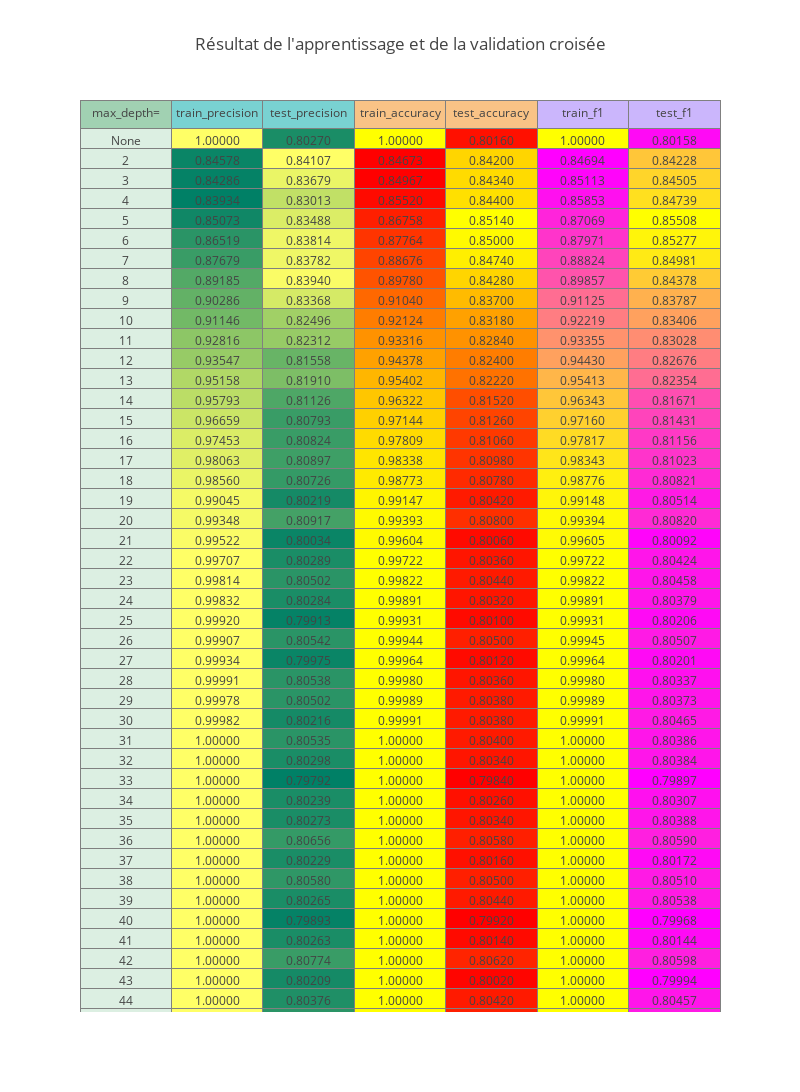

Notebook cell for this chart:
### Markdown cell above
#### 3.2 - Entrainement de l'arbre de décision et visualisation des résultats

### Code cell
from sklearn import tree
from sklearn import preprocessing
from sklearn.model_selection import StratifiedKFold
from sklearn.model_selection import GridSearchCV
import matplotlib.pyplot as plt
import matplotlib.cm as cm
from plotly.offline import init_notebook_mode, iplot
import plotly.graph_objs as go
from matplotlib import colors

# Make plotly work in JupyterNotebook
init_notebook_mode(connected=True)

def train(feature_vector, y_label_encoded, max_depths, nb_folds):
    
    """
    Entraine l'arbre de décision et effectue une validation croisée
    de type stratified k fold pour chaque profondeur maximale spécifiée.
    
    Args:
        feature_vector:  Le vecteur contenant les primitives.
        y_label_encoded: Une liste contenant les classes des observation encodé avec le style "label"
        max_depths:      Une liste des profondeurs maximales de l'arbre.
        nb_folds:        Le nombre de folds à faire lors de la validation.    
    
    Returns:
        The tuple (cv_results_, best test accuracy, best max depth)
    """
    
    # Les profondeurs maximale a tester
    parameters = {"max_depth": max_depths}
    
    model = tree.DecisionTreeClassifier()
    
    # Stratégie de validation croisée : Stratified K Fold
    stratKFold = StratifiedKFold(n_splits=NB_FOLDS, shuffle=True)
    
    grid_search = GridSearchCV(
        model,
        parameters,
        return_train_score=True,
        cv=stratKFold,
        scoring=["precision", "accuracy", "f1"],
        refit="accuracy"
    )
    
    grid_search.fit(feature_vector, y_label_encoded)
    best_accuracy = grid_search.best_score_
    
    return (grid_search.cv_results_, best_accuracy, grid_search.best_params_['max_depth'])


def min_max_normalize(data):
    
    """
    Effectuez une normalisation min-max, qui normalise les données entre 0 et 1, 
    sur l'ensemble de données donné.
    
    Args:
        data: The dataset to normalize      
    Returns:
        The normalized dataset
    """
    data_min = min(data)
    data_max = max(data)
    diff = data_max-data_min
    return [(x-data_min)/(diff) for x in data]


def generate_colormap(data, colormap_name):
    
    """
    Générez une palette de couleurs à l'aide de matplotlib de manière à correspondre au jeu de données.
    
    Args:
        data:          The dataset for which the colormap is generated
        colormap_name: The name of the matplotlib colormap to use      
    Returns:
        The generated colormap
    """
    colormap = cm.get_cmap(colormap_name, len(data))
    norm_values = min_max_normalize(data)
    values_colors = []
    
    for value in norm_values:
        values_colors.append(colors.rgb2hex(colormap(value)))
    
    return values_colors

# TODO: Move the NB_FOLDS constant nearer to the constant for the number of loaded images
NB_FOLDS = 10

# Label encode les labels
labelEncoder = preprocessing.LabelEncoder()    
y_label_encoded = labelEncoder.fit_transform(Y)

# Génère des profondeur de 2 à 50
max_depths = [None, *range(2, 51)]

# Entrainement de l'arbre
results, best_accuracy, best_max_depth = train(feature_vector, y_label_encoded, max_depths, NB_FOLDS)

# Affichage des résultats de l'entrainement dans un tableau
columnLabels = [
    "max_depth=",
    "train_precision",
    "test_precision",
    "train_accuracy",
    "test_accuracy",
    "train_f1",
    "test_f1",
]
columnColormapNames = [
    "summer",
    "summer",
    "autumn",
    "autumn",
    "spring",
    "spring"
]
cellText = []
cellColors = ['#dcefe2']

# Les donnees de la premiere colone sont les max_depth
cellText.append([str(depth) for depth in max_depths])

# Format le texte des cellules du tableau et génère les couleurs des cellules
for i, col_label in enumerate(columnLabels[1:]):
    values = results["mean_" + col_label]
    formatedCellsText = ["{:.5f}".format(text) for text in values]
    cellText.append(formatedCellsText)
    cellColors.append(generate_colormap(values, columnColormapNames[i]))
    
data = [go.Table(
    columnwidth = [100],
    header=dict(
        values=columnLabels,
        fill=dict(color=['#a1d1b2', '#79d2d2', '#79d2d2', '#f9c386', '#f9c386', '#cbb6fc'])
    ),
    cells=dict(
        values=cellText,
        fill=dict(color=cellColors)
    )
)]

layout = go.Layout(
    title="Résultat de l'apprentissage et de la validation croisée",
    autosize=False,
    width=800,
    height=1225
)

figure = go.Figure(data=data, layout=layout)
iplot(figure)

print("Les cellules jaunes présentes les résultats les plus hauts.")
print("Meilleur test_accuracy = " + "{:.5f}".format(best_accuracy))
print("Profondeur maximale avec la meilleur test_accuracy = " + str(best_max_depth))

### Figure 1 — Plotly figure (JSON) as saved in the notebook; plotly's stock layout.template omitted (floating-point values rounded to 4 significant figures; data arrays with more than 128 entries replaced by an {"elided": "..."} marker saying what was removed)
{"data": [{"cells": {"fill": {"color": ["#dcefe2", ["#ffff66", "#0a8566", "#058266", "#008066", "#108766", "#2a9466", "#399c66", "#53a966", "#63b166", "#72b966", "#8dc666", "#97cb66", "#b1d866", "#bbdd66", "#cbe566", "#dbed66", "#e0ef66", "#eaf566", "#f5fa66", "#f5fa66", "#fafc66", "#ffff66", "#ffff66", "#ffff66", "#ffff66", "#ffff66", "#ffff66", "#ffff66", "#ffff66", "#ffff66", "#ffff66", "#ffff66", "#ffff66", "#ffff66", "#ffff66", "#ffff66", "#ffff66", "#ffff66", "#ffff66", "#ffff66", "#ffff66", "#ffff66", "#ffff66", "#ffff66", "#ffff66", "#ffff66", "#ffff66", "#ffff66", "#ffff66", "#ffff66"], ["#1a8d66", "#ffff66", "#eaf566", "#c1e066", "#dbed66", "#eff766", "#eff766", "#fafc66", "#d5ea66", "#a1d066", "#97cb66", "#68b466", "#7dbe66", "#4ea766", "#399c66", "#399c66", "#3e9f66", "#349a66", "#158a66", "#44a166", "#0a8566", "#1a8d66", "#2a9466", "#1a8d66", "#058266", "#2a9466", "#0a8566", "#2a9466", "#2a9466", "#158a66", "#2a9466", "#1a8d66", "#008066", "#1a8d66", "#1a8d66", "#349a66", "#1a8d66", "#2f9766", "#1a8d66", "#058266", "#1a8d66", "#399c66", "#158a66", "#1f8f66", "#2a9466", "#2a9466", "#158a66", "#108766", "#0a8566", "#158a66"], ["#ffff00", "#ff0000", "#ff0000", "#ff0a00", "#ff1f00", "#ff3400", "#ff4400", "#ff5300", "#ff6800", "#ff7d00", "#ff9200", "#ffa100", "#ffb600", "#ffc600", "#ffd000", "#ffdb00", "#ffe500", "#ffea00", "#fff500", "#fffa00", "#fffa00", "#ffff00", "#ffff00", "#ffff00", "#ffff00", "#ffff00", "#ffff00", "#ffff00", "#ffff00", "#ffff00", "#ffff00", "#ffff00", "#ffff00", "#ffff00", "#ffff00", "#ffff00", "#ffff00", "#ffff00", "#ffff00", "#ffff00", "#ffff00", "#ffff00", "#ffff00", "#ffff00", "#ffff00", "#ffff00", "#ffff00", "#ffff00", "#ffff00", "#ffff00"], ["#ff1000", "#ffd500", "#ffdb00", "#ffe000", "#ffff00", "#fffa00", "#ffef00", "#ffd500", "#ffbb00", "#ffa100", "#ff9200", "#ff7d00", "#ff7200", "#ff4e00", "#ff4400", "#ff3900", "#ff3400", "#ff2a00", "#ff1a00", "#ff2f00", "#ff0a00", "#ff1500", "#ff1a00", "#ff1500", "#ff0a00", "#ff1f00", "#ff0a00", "#ff1500", "#ff1a00", "#ff1a00", "#ff1a00", "#ff1500", "#ff0000", "#ff1000", "#ff1500", "#ff1f00", "#ff1000", "#ff1f00", "#ff1a00", "#ff0000", "#ff0a00", "#ff2400", "#ff0500", "#ff1a00", "#ff1f00", "#ff1a00", "#ff1500", "#ff0a00", "#ff0500", "#ff0a00"], ["#ffff00", "#ff00ff", "#ff05fa", "#ff10ef", "#ff24db", "#ff34cb", "#ff44bb", "#ff53ac", "#ff6d92", "#ff7d82", "#ff926d", "#ffa15e", "#ffb649", "#ffc639", "#ffd02f", "#ffdb24", "#ffe51a", "#ffef10", "#fff50a", "#fffa05", "#fffa05", "#ffff00", "#ffff00", "#ffff00", "#ffff00", "#ffff00", "#ffff00", "#ffff00", "#ffff00", "#ffff00", "#ffff00", "#ffff00", "#ffff00", "#ffff00", "#ffff00", "#ffff00", "#ffff00", "#ffff00", "#ffff00", "#ffff00", "#ffff00", "#ffff00", "#ffff00", "#ffff00", "#ffff00", "#ffff00", "#ffff00", "#ffff00", "#ffff00", "#ffff00"], ["#ff0af5", "#ffc639", "#ffd52a", "#ffe01f", "#ffff00", "#fff50a", "#ffea15", "#ffcb34", "#ffb14e", "#ffa15e", "#ff8d72", "#ff7d82", "#ff6d92", "#ff4eb1", "#ff44bb", "#ff39c6", "#ff34cb", "#ff2ad5", "#ff1ae5", "#ff2ad5", "#ff05fa", "#ff15ea", "#ff15ea", "#ff15ea", "#ff0af5", "#ff1ae5", "#ff0af5", "#ff10ef", "#ff15ea", "#ff1ae5", "#ff15ea", "#ff15ea", "#ff00ff", "#ff10ef", "#ff15ea", "#ff1fe0", "#ff0af5", "#ff1ae5", "#ff1ae5", "#ff00ff", "#ff0af5", "#ff1fe0", "#ff00ff", "#ff15ea", "#ff1ae5", "#ff1ae5", "#ff15ea", "#ff0af5", "#ff05fa", "#ff0af5"]]}, "values": {"elided": "7x50 str values"}}, "columnwidth": [100], "header": {"fill": {"color": ["#a1d1b2", "#79d2d2", "#79d2d2", "#f9c386", "#f9c386", "#cbb6fc"]}, "values": ["max_depth=", "train_precision", "test_precision", "train_accuracy", "test_accuracy", "train_f1", "test_f1"]}, "type": "table", "uid": "b682d832-7faa-4fea-bd8f-64c4f0115b5b"}], "layout": {"autosize": false, "height": 1225, "title": {"text": "Résultat de l'apprentissage et de la validation croisée"}, "width": 800}}
